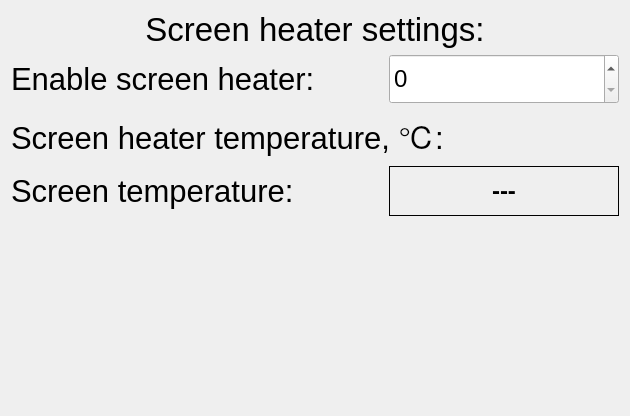
<?xml version="1.0" encoding="UTF-8"?>
<ui version="4.0">
 <class>ScreenHeaterOptions</class>
 <widget class="QWidget" name="ScreenHeaterOptions">
  <property name="geometry">
   <rect>
    <x>0</x>
    <y>0</y>
    <width>630</width>
    <height>416</height>
   </rect>
  </property>
  <property name="windowTitle">
   <string>Form</string>
  </property>
  <layout class="QVBoxLayout" name="verticalLayout">
   <item>
    <widget class="QLabel" name="label_27">
     <property name="font">
      <font>
       <pointsize>25</pointsize>
      </font>
     </property>
     <property name="text">
      <string>Screen heater settings:</string>
     </property>
     <property name="alignment">
      <set>Qt::AlignCenter</set>
     </property>
    </widget>
   </item>
   <item>
    <layout class="QHBoxLayout" name="horizontalLayout_65">
     <item>
      <widget class="QLabel" name="label_242">
       <property name="font">
        <font>
         <pointsize>23</pointsize>
        </font>
       </property>
       <property name="text">
        <string>Enable screen heater:</string>
       </property>
      </widget>
     </item>
     <item>
      <widget class="SpinBoxList" name="screenHeaterStatusSpinBox">
       <property name="minimumSize">
        <size>
         <width>0</width>
         <height>50</height>
        </size>
       </property>
       <property name="maximumSize">
        <size>
         <width>230</width>
         <height>60</height>
        </size>
       </property>
       <property name="font">
        <font>
         <pointsize>18</pointsize>
        </font>
       </property>
      </widget>
     </item>
    </layout>
   </item>
   <item>
    <layout class="QHBoxLayout" name="horizontalLayout_613">
     <item>
      <widget class="QLabel" name="label_14">
       <property name="font">
        <font>
         <pointsize>23</pointsize>
        </font>
       </property>
       <property name="text">
        <string>Screen heater temperature, ℃:</string>
       </property>
      </widget>
     </item>
     <item>
      <widget class="SpinBoxNumber" name="screenHeaterTempSpinBox" native="true">
       <property name="minimumSize">
        <size>
         <width>0</width>
         <height>50</height>
        </size>
       </property>
       <property name="maximumSize">
        <size>
         <width>230</width>
         <height>60</height>
        </size>
       </property>
       <property name="font">
        <font>
         <pointsize>18</pointsize>
        </font>
       </property>
      </widget>
     </item>
    </layout>
   </item>
   <item>
    <layout class="QHBoxLayout" name="horizontalLayout_614">
     <item>
      <widget class="QLabel" name="label_15">
       <property name="font">
        <font>
         <pointsize>23</pointsize>
        </font>
       </property>
       <property name="text">
        <string>Screen temperature:</string>
       </property>
      </widget>
     </item>
     <item>
      <widget class="QLabel" name="screenTemperatureLabel">
       <property name="minimumSize">
        <size>
         <width>0</width>
         <height>50</height>
        </size>
       </property>
       <property name="maximumSize">
        <size>
         <width>230</width>
         <height>60</height>
        </size>
       </property>
       <property name="font">
        <font>
         <pointsize>18</pointsize>
         <weight>75</weight>
         <bold>true</bold>
        </font>
       </property>
       <property name="frameShape">
        <enum>QFrame::Box</enum>
       </property>
       <property name="text">
        <string>---</string>
       </property>
       <property name="alignment">
        <set>Qt::AlignCenter</set>
       </property>
      </widget>
     </item>
    </layout>
   </item>
   <item>
    <spacer name="verticalSpacer">
     <property name="orientation">
      <enum>Qt::Vertical</enum>
     </property>
     <property name="sizeHint" stdset="0">
      <size>
       <width>20</width>
       <height>40</height>
      </size>
     </property>
    </spacer>
   </item>
  </layout>
 </widget>
 <customwidgets>
  <customwidget>
   <class>SpinBoxNumber</class>
   <extends>QWidget</extends>
   <header>spinboxnumber.h</header>
   <container>1</container>
  </customwidget>
  <customwidget>
   <class>SpinBoxList</class>
   <extends>QSpinBox</extends>
   <header>spinboxlist.h</header>
  </customwidget>
 </customwidgets>
 <resources/>
 <connections/>
</ui>
